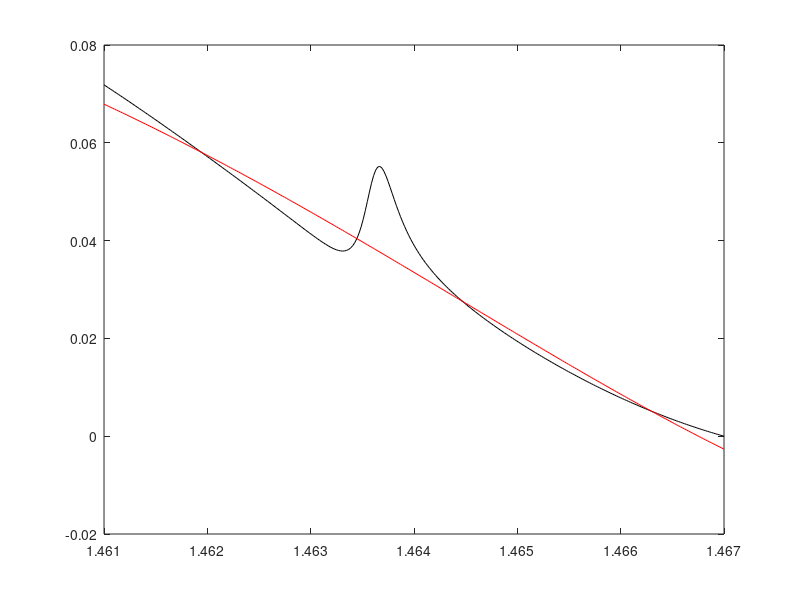

Source code (MATLAB): (Note: this script raises an error after producing the figure.)
%function [ x ] = FanoFit2( data, width,q,H,A,B,C)
%UNTITLED2 Summary of this function goes here
%   Detailed explanation goes here

load('13_layers_0.3_deg_right_peak.mat','data')
N=length(data(1,:))
xdata=data(:,1);%xdata=data(:,1);
for i=1:N-1
%i=2;
ydata=data(:,i+1)-min(data(:,i+1));
deriv = diff(ydata)./diff(xdata);
    [~,ind]= min(deriv);
    center = xdata(ind);
    
    width = 0.0003;
    q = 1.32;
    H = 0.03;
    A = 0;
    B = 0;%-13.3;
    C = 0;
%       w0    w    asymm
x0 = [center,width,q,H,A,B,C];
%for r/L=0.7 x0 = [center,width,q,0,0.3,2.25];
%Fano = a+bx+c*(q+2(x-x0)/w)^2/(1+4(x-x0)^2/w^2)
Fano = @(x,xdata)(x(7)+x(6)*xdata+x(5)*xdata.^2+x(4)*(x(3)+2*(xdata-x(1))/x(2)).^2./(1+4*(xdata-x(1)).^2/(x(2)^2)));

x=lsqcurvefit(Fano,x0,xdata,ydata);
  f=figure;
  plot(xdata,ydata,'-k',xdata,Fano(x,xdata),'-r');
  hold off
end
Q = x(1)/x(2)
save('13_layers_0.3_deg_right_peak.mat','data','Q')
%end

